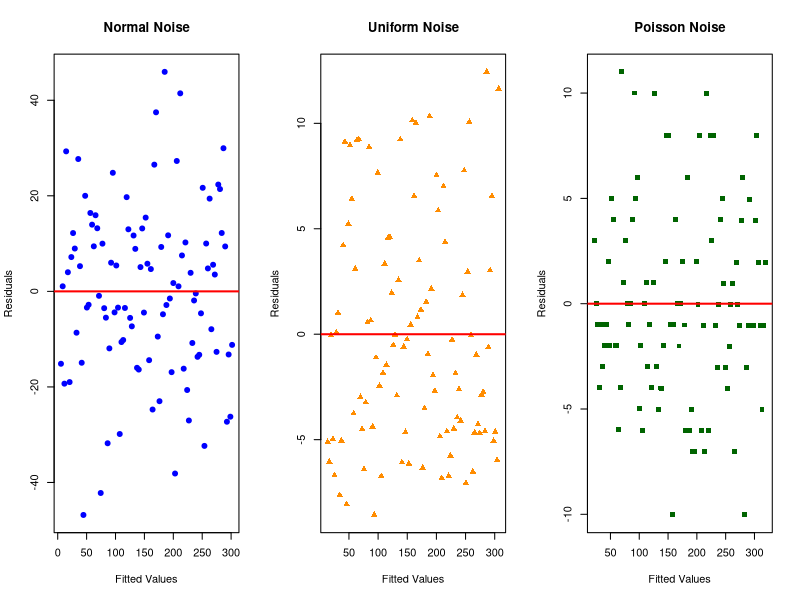

The R script that drew this image:
set.seed(1)

# --- Generate data and fit models ---
x <- 1:100

# 1. Normal noise
y1 <- 3*x + rnorm(100, 0, 20)
m1 <- lm(y1 ~ x)

# 2. Uniform noise
y2 <- 3*x + runif(100, 0, 20)
m2 <- lm(y2 ~ x)

# 3. Poisson noise
y3 <- 3*x + rpois(100, lambda = 20)
m3 <- lm(y3 ~ x)

# --- Save to a single PNG file ---
png("residuals_comparison.png", width = 1500, height = 500)
par(mfrow = c(1, 3))  # 1 row, 3 columns layout

# Plot 1: Normal noise
plot(fitted(m1), resid(m1),
     main = "Normal Noise",
     xlab = "Fitted Values", ylab = "Residuals",
     col = "blue", pch = 19)
abline(h = 0, col = "red", lwd = 2)

# Plot 2: Uniform noise
plot(fitted(m2), resid(m2),
     main = "Uniform Noise",
     xlab = "Fitted Values", ylab = "Residuals",
     col = "darkorange", pch = 17)
abline(h = 0, col = "red", lwd = 2)

# Plot 3: Poisson noise
plot(fitted(m3), resid(m3),
     main = "Poisson Noise",
     xlab = "Fitted Values", ylab = "Residuals",
     col = "darkgreen", pch = 15)
abline(h = 0, col = "red", lwd = 2)

dev.off()

cat("Residual plots saved to 'residuals_comparison.png'\n")
